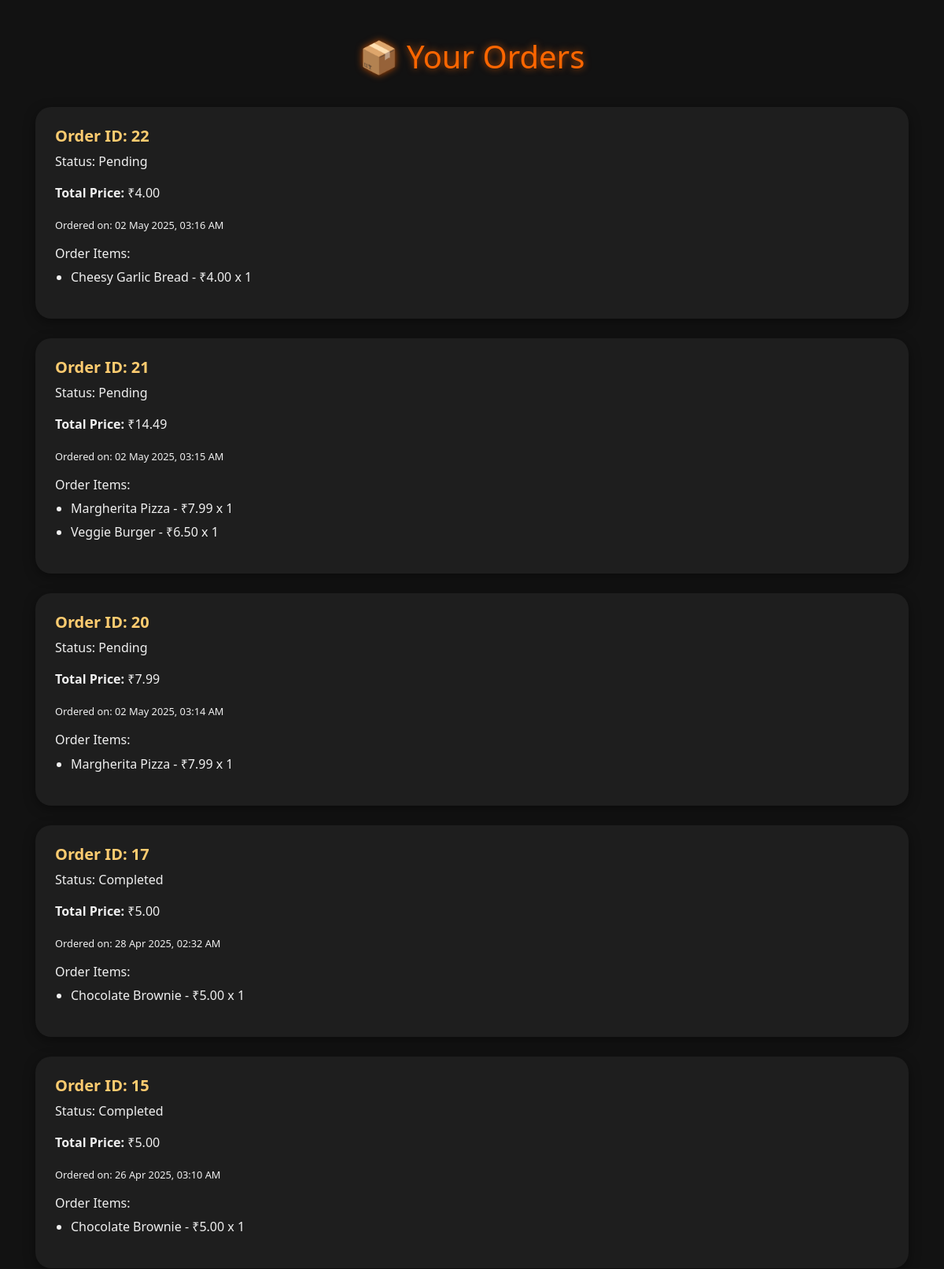
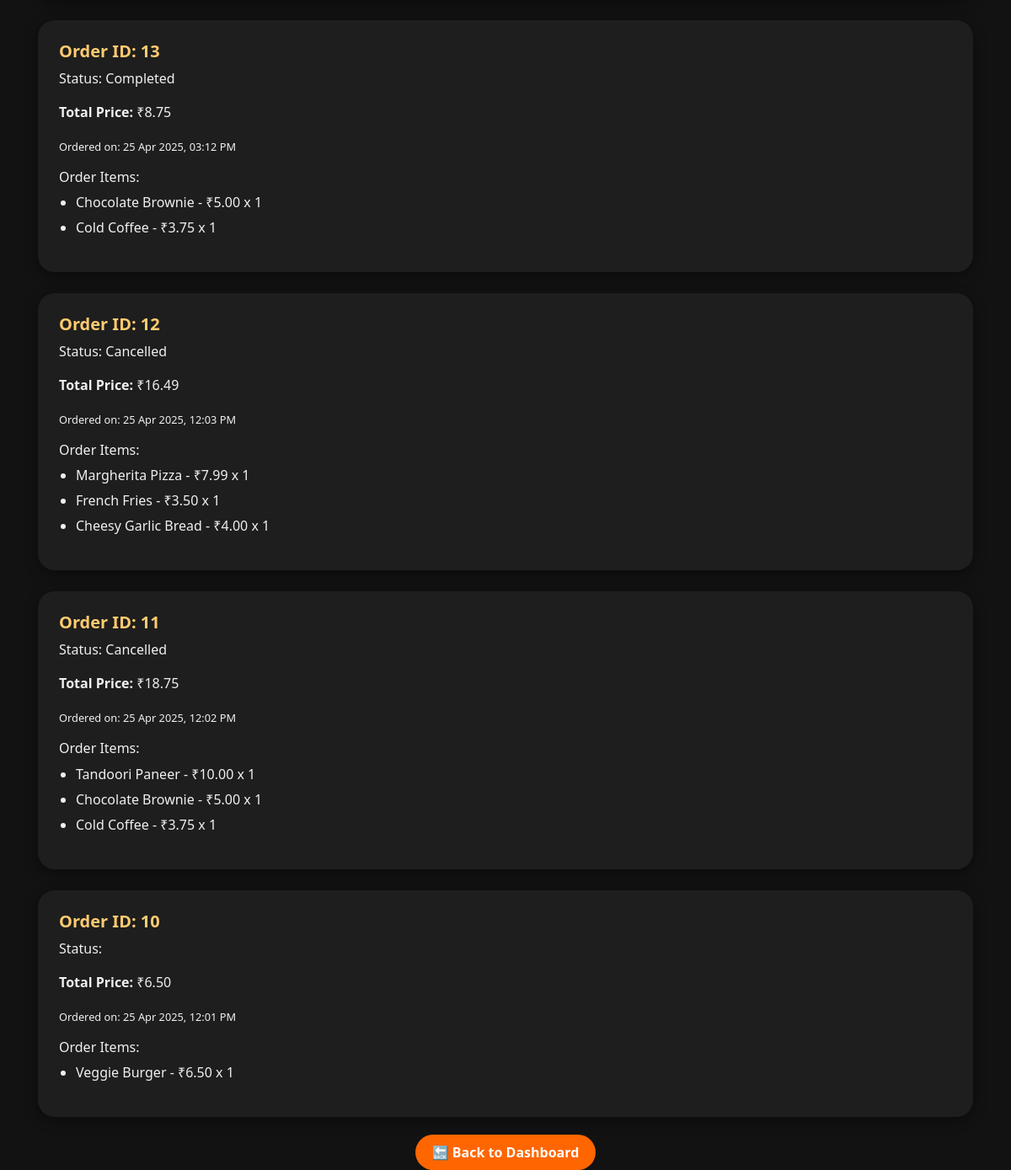
Screenshot of /pages/customer/customer_orders.php (signed in) with the database file from the repository (2 pictures, top to bottom).
### tables this page shows
CREATE TABLE `order_items` (
  `id` int(11) NOT NULL,
  `order_id` int(11) NOT NULL,
  `menu_id` int(11) NOT NULL,
  `quantity` int(11) DEFAULT 1
);

CREATE TABLE `orders` (
  `id` int(11) NOT NULL,
  `user_id` int(11) NOT NULL,
  `customer_name` varchar(255) NOT NULL,
  `contact_number` varchar(20) DEFAULT NULL,
  `total_price` decimal(10,2) NOT NULL,
  `status` enum('pending','in_progress','completed','cancelled') DEFAULT 'pending',
  `created_at` timestamp NOT NULL DEFAULT current_timestamp()
);

CREATE TABLE `menu` (
  `id` int(11) NOT NULL,
  `name` varchar(255) NOT NULL,
  `description` text DEFAULT NULL,
  `price` decimal(10,2) NOT NULL,
  `image` varchar(255) DEFAULT 'default.jpg'
);

### pages/customer/customer_orders.php (the view, shortened to what this page needs)
<?php
require_once '../../includes/db.php';
$user_id = $_SESSION['user_id'];
$stmt = $conn->prepare("
    SELECT
        o.id AS order_id,
        o.created_at,
        o.total_price,
        o.status,
        m.name AS item_name,
        m.price AS item_price,
        oi.quantity AS item_qty
    FROM orders o
    JOIN order_items oi ON o.id = oi.order_id
    JOIN menu m ON oi.menu_id = m.id
    WHERE o.user_id = ?
    ORDER BY o.created_at DESC
");
$stmt->bind_param("i", $user_id);
$stmt->execute();
$orders = $stmt->get_result();
?>
<!DOCTYPE html>
<html lang="en">
<head>
    <link rel="stylesheet" href="https://maxcdn.bootstrapcdn.com/bootstrap/4.5.2/css/bootstrap.min.css">
</head>
<body>
<div class="container mt-5">
    <h2>📦 Your Orders</h2>
    <?php if ($orders->num_rows > 0): ?>
        <?php
        $current_order_id = null;
        $order_items = [];
        while ($order = $orders->fetch_assoc()):
            if ($current_order_id != $order['order_id']):
                if ($current_order_id != null): ?>
                    <div class="order-item">
                        <h5 class="order-header">Order ID: <?php echo $current_order_id; ?></h5>
                        <p>Status: <?php echo ucfirst($order_items[0]['status']); ?></p>
                        <p><strong>Total Price:</strong> ₹<?php echo number_format($order_items[0]['total_price'], 2); ?></p>
                        <p><small>Ordered on: <?php echo date('d M Y, h:i A', strtotime($order_items[0]['created_at'])); ?></small></p>
                        <h6>Order Items:</h6>
                        <ul>
                            <?php foreach ($order_items as $item): ?>
                                <li><?php echo htmlspecialchars($item['item_name']); ?> - ₹<?php echo $item['item_price']; ?> x <?php echo $item['item_qty']; ?></li>
                            <?php endforeach; ?>
                        </ul>
                    </div>
                <?php endif;
                $current_order_id = $order['order_id'];
                $order_items = [];
            endif;
            $order_items[] = [
                'order_id' => $order['order_id'],
                'item_name' => $order['item_name'],
                'item_price' => $order['item_price'],
                'item_qty' => $order['item_qty'],
                'status' => $order['status'],
                'total_price' => $order['total_price'],
                'created_at' => $order['created_at']
            ];
        endwhile;
        if ($current_order_id != null): ?>
            <div class="order-item">
                <h5 class="order-header">Order ID: <?php echo $current_order_id; ?></h5>
                <p>Status: <?php echo ucfirst($order_items[0]['status']); ?></p>
                <p><strong>Total Price:</strong> ₹<?php echo number_format($order_items[0]['total_price'], 2); ?></p>
                <p><small>Ordered on: <?php echo date('d M Y, h:i A', strtotime($order_items[0]['created_at'])); ?></small></p>
                <h6>Order Items:</h6>
                <ul>
                    <?php foreach ($order_items as $item): ?>
                        <li><?php echo htmlspecialchars($item['item_name']); ?> - ₹<?php echo $item['item_price']; ?> x <?php echo $item['item_qty']; ?></li>
                    <?php endforeach; ?>
                </ul>
            </div>
        <?php endif; ?>
    <?php endif; ?>
    <div class="back-btn">
        <a href="/digidine/dashboard.php">🔙 Back to Dashboard</a>
    </div>
</div>
</body>
</html>

### pages/customer/customer_orders.php (style rules this page uses)
body { background-color: #121212; color: #f0f0f0; font-family: 'Segoe UI', Tahoma, Geneva, Verdana, sans-serif; }
h2 { text-align: center; margin: 40px 0; font-size: 2.5rem; color: #ff6600; text-shadow: 0 0 10px rgba(255, 102, 0, 0.7); }
.order-item { background: #1e1e1e; border-radius: 20px; padding: 25px; margin-bottom: 25px; box-shadow: 0 4px 15px rgba(0, 0, 0, 0.4); transition: transform 0.4s ease, box-shadow 0.4s ease, background 0.4s ease; }
.order-header { font-weight: bold; color: #ffcc70; }
ul { padding-left: 20px; }
ul li { margin-bottom: 6px; }
.back-btn { text-align: center; margin-top: 30px; }
.back-btn a { text-decoration: none; color: #fff; background: #ff6600; padding: 10px 20px; border-radius: 30px; transition: background 0.3s; font-weight: bold; }

### rows the page displays
order_items: menu.name "Margherita Pizza", menu.price "7.99", quantity "1"
orders: id "22", status "Pending", total_price "4.00", created_at "02 May 2025, 03:16 AM"
order_items: menu.name "Cheesy Garlic Bread", menu.price "4.00", quantity "1"
order_items: menu.name "Margherita Pizza", menu.price "7.99", quantity "1"
orders: id "21", status "Pending", total_price "14.49", created_at "02 May 2025, 03:15 AM"
order_items: menu.name "Veggie Burger", menu.price "6.50", quantity "1"
order_items: menu.name "Chocolate Brownie", menu.price "5.00", quantity "1"
orders: id "20", status "Pending", total_price "7.99", created_at "02 May 2025, 03:14 AM"
order_items: menu.name "Chocolate Brownie", menu.price "5.00", quantity "1"
orders: id "17", status "Completed", total_price "5.00", created_at "28 Apr 2025, 02:32 AM"
order_items: menu.name "Chocolate Brownie", menu.price "5.00", quantity "1"
orders: id "15", status "Completed", total_price "5.00", created_at "26 Apr 2025, 03:10 AM"
order_items: menu.name "Margherita Pizza", menu.price "7.99", quantity "1"
orders: id "13", status "Completed", total_price "8.75", created_at "25 Apr 2025, 03:12 PM"
order_items: menu.name "Cold Coffee", menu.price "3.75", quantity "1"
order_items: menu.name "Tandoori Paneer", menu.price "10.00", quantity "1"
orders: id "12", status "Cancelled", total_price "16.49", created_at "25 Apr 2025, 12:03 PM"
order_items: menu.name "French Fries", menu.price "3.50", quantity "1"
order_items: menu.name "Cheesy Garlic Bread", menu.price "4.00", quantity "1"
order_items: menu.name "Veggie Burger", menu.price "6.50", quantity "1"
orders: id "11", status "Cancelled", total_price "18.75", created_at "25 Apr 2025, 12:02 PM"
order_items: menu.name "Chocolate Brownie", menu.price "5.00", quantity "1"
order_items: menu.name "Cold Coffee", menu.price "3.75", quantity "1"
orders: id "10", total_price "6.50", created_at "25 Apr 2025, 12:01 PM"
